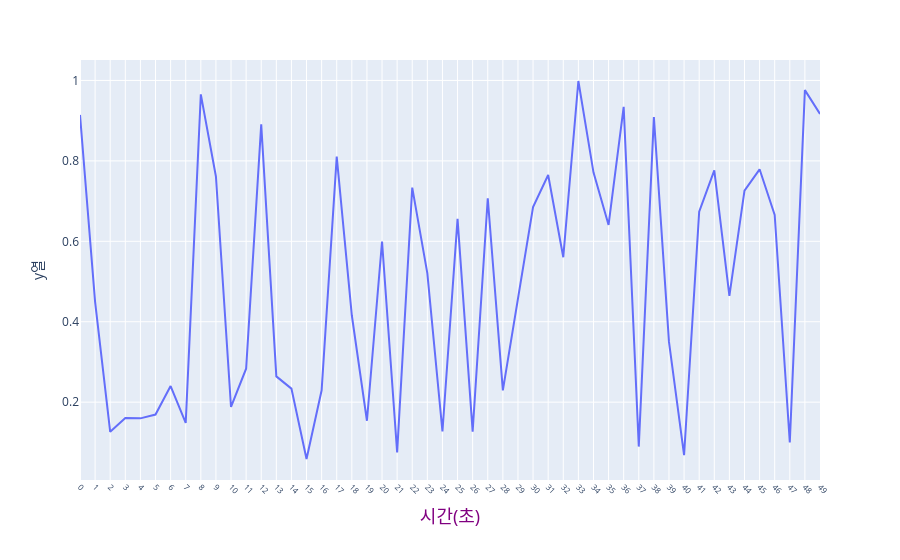

Write notebook code for a chart like this one.
### Code cell
#선 그래프 

import plotly.express as px 
import pandas as pd 
import numpy as np


df = pd.DataFrame({
    "x열": np.arange(50),
    "y열": np.random.rand(50)
})

fig = px.line(
    df,
    x="x열",
    y="y열"
)

fig.update_xaxes(
    title="시간(초)",
#     title_font={
#         "size" : 30,
#         "color" : "purple"
#     }
   
     title_font=dict(size=18, color="purple"),
     tickangle=45,
     # tickfont = {
     #     "size":12
     # },
    tickfont=dict(size=8),
    dtick=1
     
 )



fig.show()

### Figure 1 — Plotly figure (JSON) as saved in the notebook; plotly's stock layout.template omitted (floating-point values rounded to 4 significant figures)
{"data": [{"hovertemplate": "x열=%{x}<br>y열=%{y}<extra></extra>", "legendgroup": "", "line": {"color": "#636efa", "dash": "solid"}, "marker": {"symbol": "circle"}, "mode": "lines", "name": "", "orientation": "v", "showlegend": false, "type": "scatter", "x": [0, 1, 2, 3, 4, 5, 6, 7, 8, 9, 10, 11, 12, 13, 14, 15, 16, 17, 18, 19, 20, 21, 22, 23, 24, 25, 26, 27, 28, 29, 30, 31, 32, 33, 34, 35, 36, 37, 38, 39, 40, 41, 42, 43, 44, 45, 46, 47, 48, 49], "xaxis": "x", "y": [0.9142, 0.4495, 0.1263, 0.1608, 0.1598, 0.1692, 0.2402, 0.1485, 0.9655, 0.7612, 0.1881, 0.2831, 0.8907, 0.2641, 0.2336, 0.05868, 0.2295, 0.8105, 0.4155, 0.1538, 0.5994, 0.07507, 0.7336, 0.5201, 0.1271, 0.6557, 0.1267, 0.7072, 0.2294, 0.4549, 0.6851, 0.7649, 0.5604, 0.9986, 0.7714, 0.6407, 0.9343, 0.08956, 0.9087, 0.3498, 0.06809, 0.6738, 0.7765, 0.464, 0.7262, 0.7791, 0.6657, 0.09964, 0.9759, 0.9168], "yaxis": "y"}], "layout": {"legend": {"tracegroupgap": 0}, "margin": {"t": 60}, "xaxis": {"anchor": "y", "domain": [0, 1], "dtick": 1, "tickangle": 45, "tickfont": {"size": 8}, "title": {"font": {"color": "purple", "size": 18}, "text": "시간(초)"}}, "yaxis": {"anchor": "x", "domain": [0, 1], "title": {"text": "y열"}}}}
